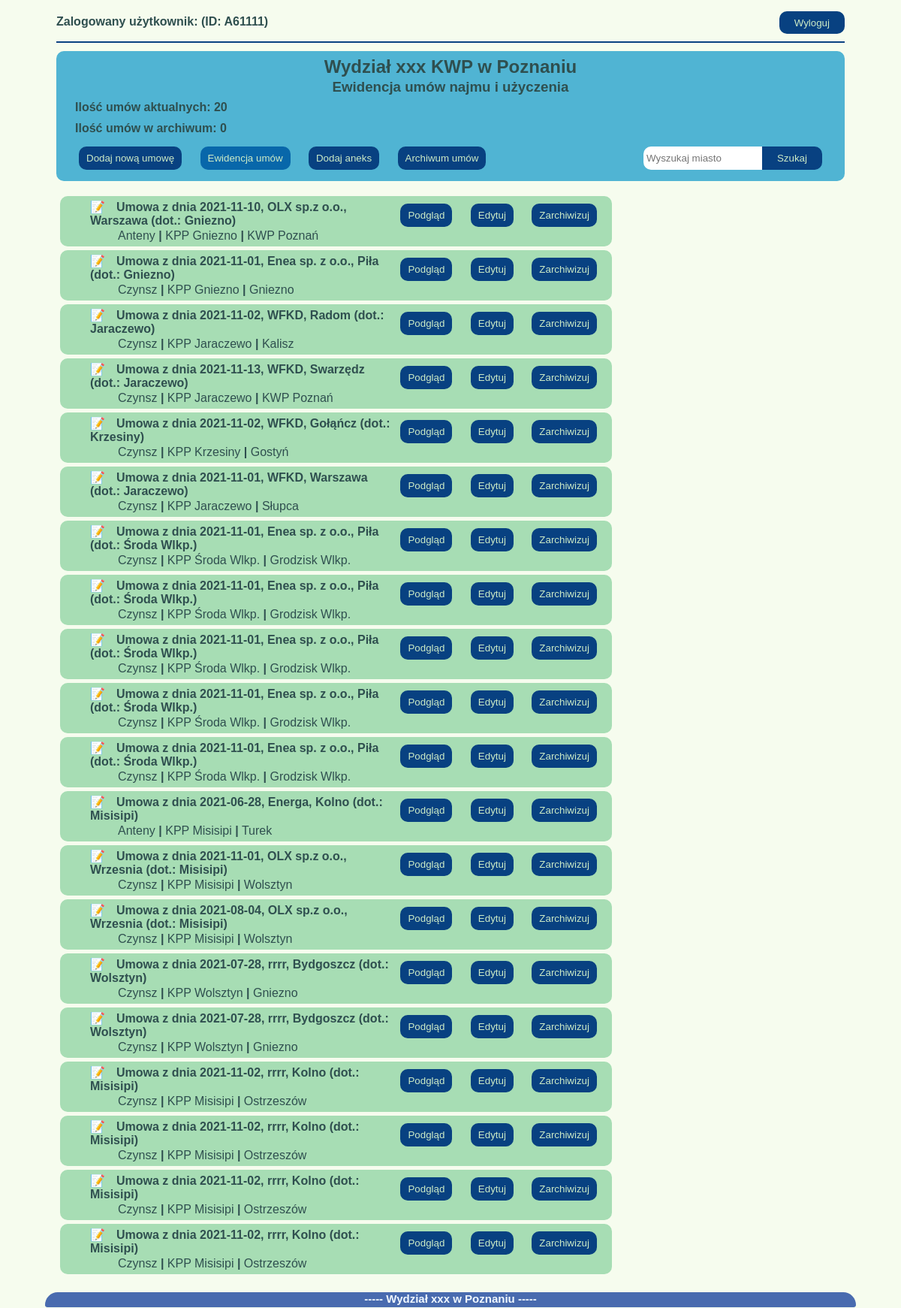
/umowy/ewidencja/ (signed in), run on an earlier commit of the app's database.
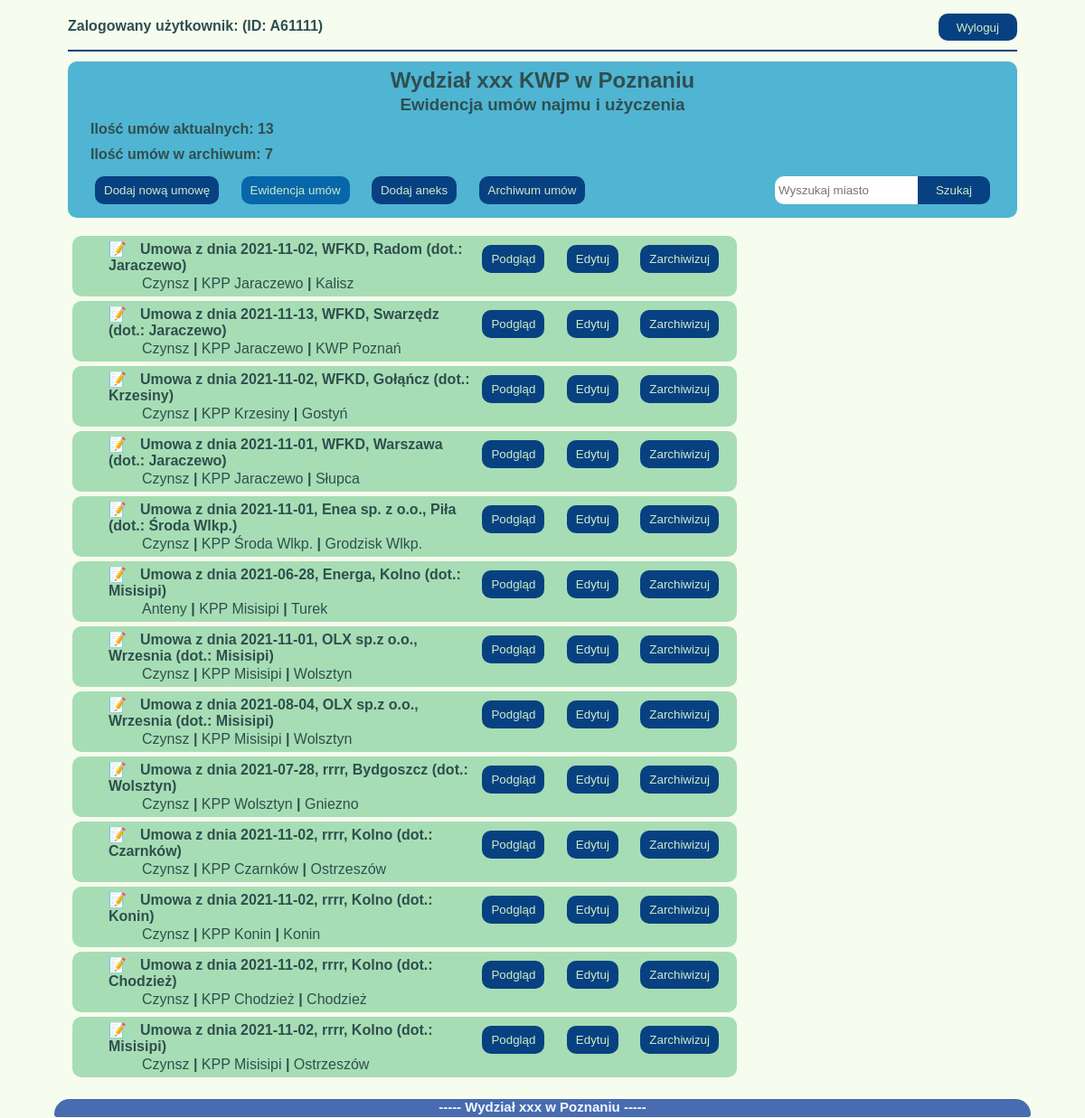
And on a later commit of the database.
### umowyapp/models.py (models this page shows)
class Umowa(models.Model):
    data_umowy = models.DateField(null=False)
    nr_umowy = models.CharField(max_length=20, blank=True, default="(BRAK NUMERU)")
    podstawa_prawna = models.ForeignKey(Podstawa_prawna, on_delete=models.CASCADE, blank=True)
    nazwa_uzyczajacego = models.CharField(max_length=30, null=True)
    adres_uzyczajacego = models.CharField(max_length=30, null=True)
    kod_pocztowy_uzyczajacego = models.CharField(max_length=6, null=True)
    miasto_uzyczajacego = models.CharField(max_length=20, null=True)
    okres_obowiazywania = models.DateField(null=True, blank=True)
    typ_umowy = models.ForeignKey(Rodzaj_umowy, on_delete=models.CASCADE)
    pow_uzyczona = models.DecimalField(max_digits=4, decimal_places=2, null=True, blank=True)
    rodzaj_kosztow_prad = models.BooleanField()
    informacje_prad = models.TextField(blank=True, default="")
    rodzaj_kosztow_gaz = models.BooleanField()
    informacje_gaz = models.TextField(blank=True, default="")
    rodzaj_kosztow_woda = models.BooleanField()
    informacje_woda = models.TextField(blank=True, default="")
    rodzaj_kosztow_co = models.BooleanField()
    informacje_co = models.TextField(blank=True, default="")
    powiaty_jedn = models.ForeignKey(Powiaty_Wlkp, on_delete=models.CASCADE)
    rodzaj_jedn = models.ForeignKey(Rodzaje_jednostek, on_delete=models.CASCADE)
    adres_jedn = models.CharField(max_length=30, null=True)
    miasto_jedn = models.CharField(max_length=20, null=True)
    kod_pocztowy_jedn = models.CharField(max_length=6, null=True)
    skan_umowy = models.FileField(upload_to='umowy_pdf', null=True, blank=True)
    stan_umowy = models.ForeignKey(Stan_umow, on_delete=models.CASCADE, blank=False, default=1)
    uwagi = models.TextField(blank=True, default="")
    archiwum = models.BooleanField(null=False, default=0)
    utworzenie = models.DateTimeField(auto_now_add=True)
    zmiana = models.DateTimeField(auto_now=True)
    autor = models.ForeignKey("auth.User", editable=False, on_delete=models.CASCADE)
    def __str__(self):
        return f'Umowa z dnia {self.data_umowy}, {self.nazwa_uzyczajacego}, {self.miasto_uzyczajacego} (dot.: {self.miasto_jedn})'

class Rodzaj_umowy(models.Model):
    rodz_um = models.CharField(max_length=10)
    def __str__(self):
        return f'{self.rodz_um}'

class Rodzaje_jednostek(models.Model):
    rodzaj = models.CharField(max_length=5, null=False)
    def __str__(self):
        return f'{self.rodzaj}'

class Powiaty_Wlkp(models.Model):
    powiat = models.CharField(max_length=12, null=False)
    def __str__(self):
        return f'{self.powiat}'

### umowyapp/views.py (the view)
# urls.py: path('ewidencja/', wszystkie_umowy, name="wszystkie_umowy"),
@login_required
def wszystkie_umowy(request):
    wszystkie = Umowa.objects.filter(archiwum=0)
    archiwalne = Umowa.objects.filter(archiwum=1)
    ilosc = len(wszystkie)
    iloscarchi = len(archiwalne)
    q = request.GET.get("q")
    if q:
        wszystkie = wszystkie.filter(miasto_uzyczajacego__icontains=q)
        return render(request, 'ewidencja.html',
                      {'wszystkie': wszystkie, 'archiwalne': archiwalne, 'iloscarchi': iloscarchi, 'ilosc': ilosc,
                       'ewidencja': True})
    else:
        return render(request, 'ewidencja.html',
                      {'wszystkie': wszystkie, 'archiwalne': archiwalne, 'iloscarchi': iloscarchi, 'ilosc': ilosc,
                       'ewidencja': True})

### templates/ewidencja.html (shortened to what this page needs)
{%extends 'start.html'%}
{%block strona%}
<div class="ewidencja-title">
    <h2 class="title">Wydział xxx KWP w Poznaniu</h2>
    <h3 class="title">Ewidencja umów najmu i użyczenia</h3>
    <h4 class="info-umowy">Ilość umów aktualnych: {{ilosc}}</h4><br>
    <h4 class="info-umowy">Ilość umów w archiwum: {{iloscarchi}}</h4>
    <nav>
        <a href="{% url 'nowe_umowy'%}"><button class="button-general button-menu">Dodaj nową umowę</button></a>
        <a href="{% url 'wszystkie_umowy'%}"><button class="button-general button-menu {%if ewidencja == True %}active {%endif%}">Ewidencja umów</button></a>
        <a href="{%url 'add_aneks'%}"><button class="button-general button-menu">Dodaj aneks</button></a>
        <a href="{% url 'archiwalne_umowy'%}"><button class="button-general button-menu {%if ewidencja == False %}active {%endif%}">Archiwum umów</button></a>
        <div class="search">
            <form method="get">
                <input id="q" name="q" type="text" placeholder="Wyszukaj miasto">
                <a href="{%url 'wszystkie_umowy'%}"><button class="button-general button-menu button-search" type="submit">Szukaj</button></a>
            </form>
        </div>
    </nav>
</div>
<div class="ewidencja-glowna">
    {%if ewidencja == True%}
    {%for umowa in wszystkie%}
    <main class="lista">
        <ul class="lista_umow">
            <li class="lista-option">
                <p class="znacznik"><b>{{umowa}} </b></p>
                <p class="info">{{umowa.typ_umowy}} <b>|</b> {{umowa.rodzaj_jedn}} {{umowa.miasto_jedn}} <b>|</b>
                    {{umowa.powiaty_jedn}}</p>
            </li>
        </ul>
        <div>
            <a href="{% url 'podglad_umowy' umowa.id %}"><button class="button-general">Podgląd</button></a>
            <a href="{% url 'edytuj_umowe' umowa.id %}"><button class="button-general">Edytuj</button></a>
            <a href="{% url 'usun_umowe' umowa.id %}"><button class="button-general button-remove">Zarchiwizuj</button></a>
        </div>
    </main>
    {%endfor%}
    {%endif%}
</div>
{%endblock%}

What changed in the data, as far as the page shows it:
no longer on this page (row edited): Umowa: data_umowy+nazwa_uzyczajacego+miasto_uzyczajacego "Umowa z dnia 2021-11-10, OLX sp.z o.o., Warszawa (dot.: Gniezno)", typ_umowy "Anteny", rodzaj_jedn "KPP", miasto_jedn "Gniezno", powiaty_jedn "KWP Poznań"
no longer on this page (row edited): Umowa: data_umowy+nazwa_uzyczajacego+miasto_uzyczajacego "Umowa z dnia 2021-11-01, Enea sp. z o.o., Piła (dot.: Gniezno)", typ_umowy "Czynsz", rodzaj_jedn "KPP", miasto_jedn "Gniezno", powiaty_jedn "Gniezno"
no longer on this page (row edited): Umowa: data_umowy+nazwa_uzyczajacego+miasto_uzyczajacego "Umowa z dnia 2021-11-01, Enea sp. z o.o., Piła (dot.: Środa Wlkp.)", typ_umowy "Czynsz", rodzaj_jedn "KPP", miasto_jedn "Środa Wlkp.", powiaty_jedn "Grodzisk Wlkp."
no longer on this page (row edited): Umowa: data_umowy+nazwa_uzyczajacego+miasto_uzyczajacego "Umowa z dnia 2021-11-01, Enea sp. z o.o., Piła (dot.: Środa Wlkp.)", typ_umowy "Czynsz", rodzaj_jedn "KPP", miasto_jedn "Środa Wlkp.", powiaty_jedn "Grodzisk Wlkp."
no longer on this page (row edited): Umowa: data_umowy+nazwa_uzyczajacego+miasto_uzyczajacego "Umowa z dnia 2021-11-01, Enea sp. z o.o., Piła (dot.: Środa Wlkp.)", typ_umowy "Czynsz", rodzaj_jedn "KPP", miasto_jedn "Środa Wlkp.", powiaty_jedn "Grodzisk Wlkp."
no longer on this page (row edited): Umowa: data_umowy+nazwa_uzyczajacego+miasto_uzyczajacego "Umowa z dnia 2021-11-01, Enea sp. z o.o., Piła (dot.: Środa Wlkp.)", typ_umowy "Czynsz", rodzaj_jedn "KPP", miasto_jedn "Środa Wlkp.", powiaty_jedn "Grodzisk Wlkp."
no longer on this page (row edited): Umowa: data_umowy+nazwa_uzyczajacego+miasto_uzyczajacego "Umowa z dnia 2021-07-28, rrrr, Bydgoszcz (dot.: Wolsztyn)", typ_umowy "Czynsz", rodzaj_jedn "KPP", miasto_jedn "Wolsztyn", powiaty_jedn "Gniezno"
changed Umowa: data_umowy+nazwa_uzyczajacego+miasto_uzyczajacego "Umowa z dnia 2021-11-02, rrrr, Kolno (dot.: Misisipi)" → "Umowa z dnia 2021-11-02, rrrr, Kolno (dot.: Czarnków)"; miasto_jedn "Misisipi" → "Czarnków"
changed Umowa: data_umowy+nazwa_uzyczajacego+miasto_uzyczajacego "Umowa z dnia 2021-11-02, rrrr, Kolno (dot.: Misisipi)" → "Umowa z dnia 2021-11-02, rrrr, Kolno (dot.: Konin)"; miasto_jedn "Misisipi" → "Konin"; powiaty_jedn "Ostrzeszów" → "Konin"
changed Umowa: data_umowy+nazwa_uzyczajacego+miasto_uzyczajacego "Umowa z dnia 2021-11-02, rrrr, Kolno (dot.: Misisipi)" → "Umowa z dnia 2021-11-02, rrrr, Kolno (dot.: Chodzież)"; miasto_jedn "Misisipi" → "Chodzież"; powiaty_jedn "Ostrzeszów" → "Chodzież"
Also different on the page:
{{ ilosc }}: "20" → "13"
{{ iloscarchi }}: "0" → "7"
